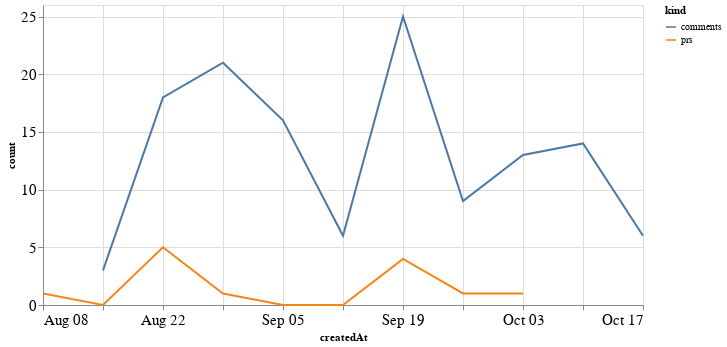

The notebook cell this image was saved under:
### Code cell
alt.Chart(total_time, width=600).mark_line().encode(
    x='createdAt',
    y='count',
    color='kind'
)

### Figure 1 — Vega-Lite specification as saved in the notebook (floating-point values rounded to 4 significant figures)
{"config": {"axisLeft": {"labelFontSize": 15}, "axisBottom": {"labelFontSize": 15}}, "data": {"name": "data-b024f0429af8a10fd7d032997ea3cec5"}, "mark": "line", "encoding": {"color": {"type": "nominal", "field": "kind"}, "x": {"type": "temporal", "field": "createdAt"}, "y": {"type": "quantitative", "field": "count"}}, "width": 600, "$schema": "https://vega.github.io/schema/vega-lite/v4.8.1.json", "datasets": {"data-b024f0429af8a10fd7d032997ea3cec5": [{"createdAt": "2021-08-08T00:00:00", "kind": "prs", "count": 1.0}, {"createdAt": "2021-08-15T00:00:00", "kind": "prs", "count": 0.0}, {"createdAt": "2021-08-22T00:00:00", "kind": "prs", "count": 5.0}, {"createdAt": "2021-08-29T00:00:00", "kind": "prs", "count": 1.0}, {"createdAt": "2021-09-05T00:00:00", "kind": "prs", "count": 0.0}, {"createdAt": "2021-09-12T00:00:00", "kind": "prs", "count": 0.0}, {"createdAt": "2021-09-19T00:00:00", "kind": "prs", "count": 4.0}, {"createdAt": "2021-09-26T00:00:00", "kind": "prs", "count": 1.0}, {"createdAt": "2021-10-03T00:00:00", "kind": "prs", "count": 1.0}, {"createdAt": "2021-10-10T00:00:00", "kind": "prs", "count": null}, {"createdAt": "2021-10-17T00:00:00", "kind": "prs", "count": null}, {"createdAt": "2021-08-08T00:00:00", "kind": "comments", "count": null}, {"createdAt": "2021-08-15T00:00:00", "kind": "comments", "count": 3.0}, {"createdAt": "2021-08-22T00:00:00", "kind": "comments", "count": 18.0}, {"createdAt": "2021-08-29T00:00:00", "kind": "comments", "count": 21.0}, {"createdAt": "2021-09-05T00:00:00", "kind": "comments", "count": 16.0}, {"createdAt": "2021-09-12T00:00:00", "kind": "comments", "count": 6.0}, {"createdAt": "2021-09-19T00:00:00", "kind": "comments", "count": 25.0}, {"createdAt": "2021-09-26T00:00:00", "kind": "comments", "count": 9.0}, {"createdAt": "2021-10-03T00:00:00", "kind": "comments", "count": 13.0}, {"createdAt": "2021-10-10T00:00:00", "kind": "comments", "count": 14.0}, {"createdAt": "2021-10-17T00:00:00", "kind": "comments", "count": 6.0}]}}
